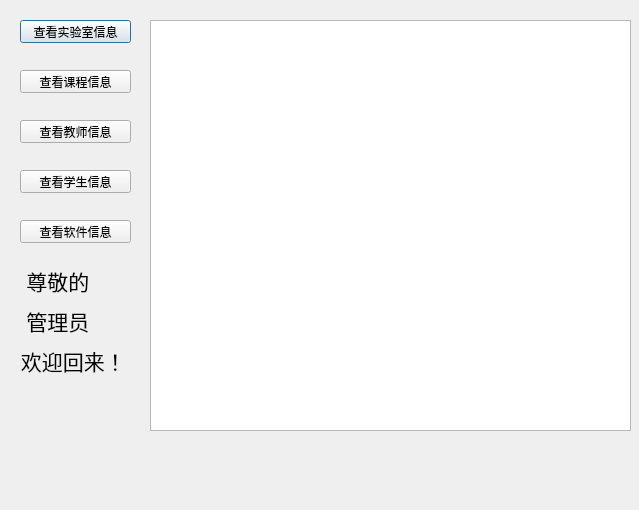
<?xml version="1.0" encoding="UTF-8"?>
<ui version="4.0">
 <class>Dialog</class>
 <widget class="QDialog" name="Dialog">
  <property name="geometry">
   <rect>
    <x>0</x>
    <y>0</y>
    <width>639</width>
    <height>510</height>
   </rect>
  </property>
  <property name="windowTitle">
   <string>Dialog</string>
  </property>
  <widget class="QPushButton" name="pushButton">
   <property name="geometry">
    <rect>
     <x>20</x>
     <y>20</y>
     <width>111</width>
     <height>23</height>
    </rect>
   </property>
   <property name="font">
    <font>
     <family>微软雅黑</family>
    </font>
   </property>
   <property name="text">
    <string>查看实验室信息</string>
   </property>
  </widget>
  <widget class="QPushButton" name="pushButton_2">
   <property name="geometry">
    <rect>
     <x>20</x>
     <y>70</y>
     <width>111</width>
     <height>23</height>
    </rect>
   </property>
   <property name="font">
    <font>
     <family>微软雅黑</family>
    </font>
   </property>
   <property name="text">
    <string>查看课程信息</string>
   </property>
  </widget>
  <widget class="QPushButton" name="pushButton_3">
   <property name="geometry">
    <rect>
     <x>20</x>
     <y>120</y>
     <width>111</width>
     <height>23</height>
    </rect>
   </property>
   <property name="font">
    <font>
     <family>微软雅黑</family>
    </font>
   </property>
   <property name="text">
    <string>查看教师信息</string>
   </property>
  </widget>
  <widget class="QPushButton" name="pushButton_4">
   <property name="geometry">
    <rect>
     <x>20</x>
     <y>170</y>
     <width>111</width>
     <height>23</height>
    </rect>
   </property>
   <property name="font">
    <font>
     <family>微软雅黑</family>
    </font>
   </property>
   <property name="text">
    <string>查看学生信息</string>
   </property>
  </widget>
  <widget class="QPushButton" name="pushButton_5">
   <property name="geometry">
    <rect>
     <x>20</x>
     <y>220</y>
     <width>111</width>
     <height>23</height>
    </rect>
   </property>
   <property name="font">
    <font>
     <family>微软雅黑</family>
    </font>
   </property>
   <property name="text">
    <string>查看软件信息</string>
   </property>
  </widget>
  <widget class="QTableView" name="tableView">
   <property name="geometry">
    <rect>
     <x>150</x>
     <y>20</y>
     <width>481</width>
     <height>411</height>
    </rect>
   </property>
  </widget>
  <widget class="QLabel" name="label">
   <property name="geometry">
    <rect>
     <x>10</x>
     <y>340</y>
     <width>131</width>
     <height>41</height>
    </rect>
   </property>
   <property name="font">
    <font>
     <family>楷体</family>
     <pointsize>16</pointsize>
    </font>
   </property>
   <property name="text">
    <string>  欢迎回来！</string>
   </property>
  </widget>
  <widget class="QLabel" name="label_2">
   <property name="geometry">
    <rect>
     <x>10</x>
     <y>300</y>
     <width>131</width>
     <height>41</height>
    </rect>
   </property>
   <property name="font">
    <font>
     <family>楷体</family>
     <pointsize>16</pointsize>
    </font>
   </property>
   <property name="text">
    <string>   管理员</string>
   </property>
  </widget>
  <widget class="QLabel" name="label_3">
   <property name="geometry">
    <rect>
     <x>10</x>
     <y>260</y>
     <width>131</width>
     <height>41</height>
    </rect>
   </property>
   <property name="font">
    <font>
     <family>楷体</family>
     <pointsize>16</pointsize>
    </font>
   </property>
   <property name="text">
    <string>   尊敬的</string>
   </property>
  </widget>
 </widget>
 <resources/>
 <connections/>
</ui>
